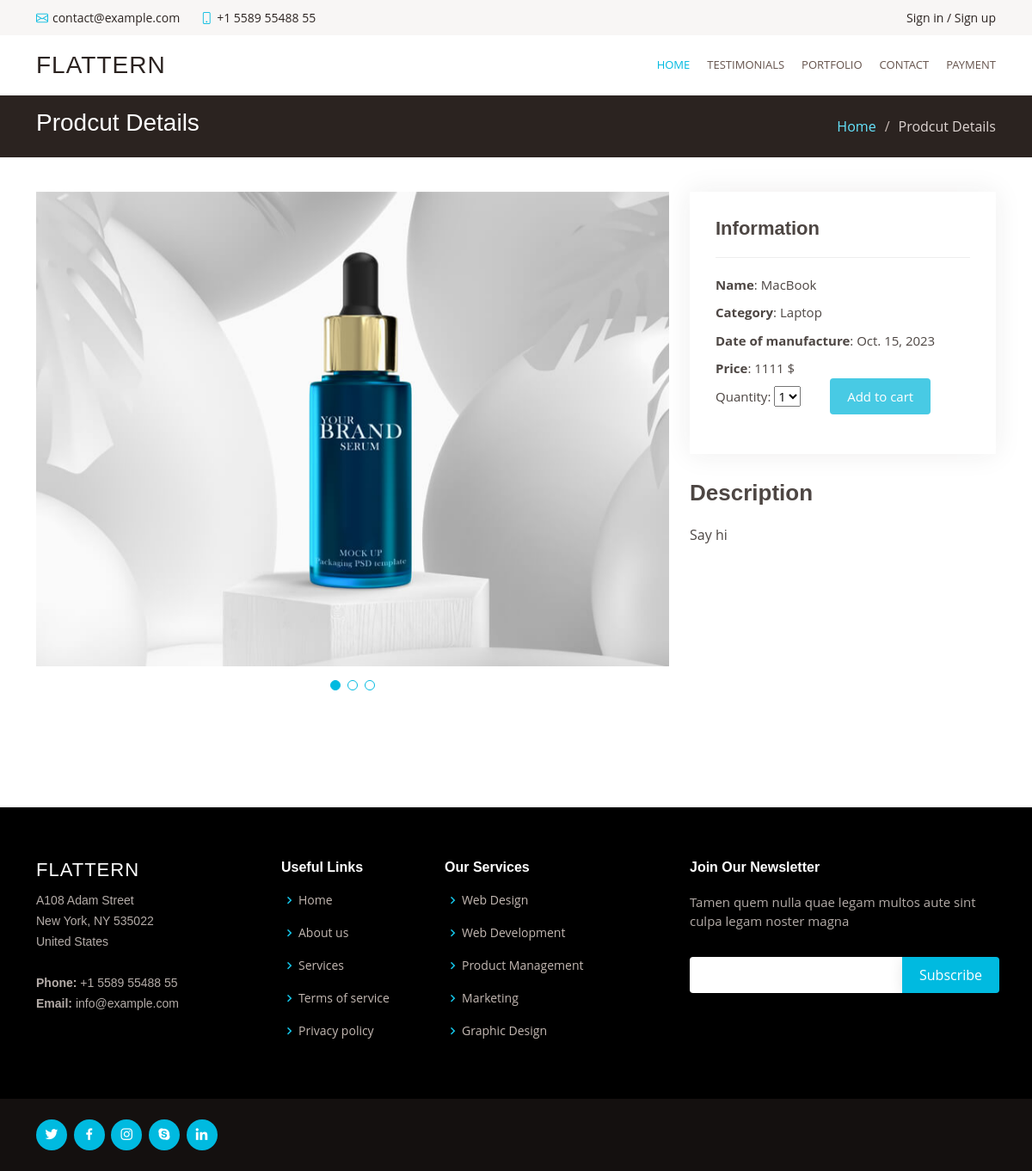
The page /5/detail on the database its author committed.
### application/models.py (models this page shows, shortened)
class ImageGallery(models.Model):
    product = models.ForeignKey(Product,default=None,on_delete=models.CASCADE)
    images = models.ImageField(upload_to='images/')

class Product(models.Model):
    product_name = models.CharField(max_length=100)
    category = models.CharField(max_length=100, default="")
    description = models.TextField(max_length=500,default="")
    price = models.IntegerField(default=0)
    date = models.DateField(max_length=300)
    image = models.ImageField(upload_to='images/')

### application/views.py (the view)
# urls.py: path('<id>/detail',views.detail,name="detail"),
def detail(request,id):
    product = get_object_or_404(Product,id=id)
    photos = ImageGallery.objects.filter(product = product)
    return render(request,"portfolio-details.html",{
        'product' : product,
        'photos' : photos
    })

### templates/portfolio-details.html (shortened to what this page needs)
{% extends 'base.html' %}
{% block content %}
<main id="main">
  <section id="breadcrumbs" class="breadcrumbs">
    <div class="container">
      <div class="d-flex justify-content-between align-items-center">
        <h2>Prodcut Details</h2>
        <ol>
          <li><a href="/">Home</a></li>
          <li>Prodcut Details</li>
        </ol>
      </div>
    </div>
  </section>
  <section id="portfolio-details" class="portfolio-details">
    <div class="container">
      <div class="row gy-4">
        <div class="col-lg-8">
          <div class="portfolio-details-slider swiper">
            <div class="swiper-wrapper align-items-center">
              {% for photo in photos %}
              <div class="swiper-slide">
                <img src="{{photo.images.url}}" alt="" />
              </div>
              {% endfor %}
            </div>
            <div class="swiper-pagination"></div>
          </div>
        </div>
        <div class="col-lg-4">
          <div class="portfolio-info">
            <h3>Information</h3>
            <ul>
              <li><strong>Name</strong>: {{product.product_name}}</li>
              <li><strong>Category</strong>: {{product.category}}</li>
              <li><strong>Date of manufacture</strong>: {{product.date}}</li>
              <li><strong>Price</strong>: {{product.price}} $</li>
              <form action="/addToCart" method="GET">
                <label for="quantity">Quantity: </label>
                <select id="quantity" name="quantity">
                  <option value="1">1</option>
                </select>
                <button type="submit" class="add-to-cart-button">
                    Add to cart
                </button>
              </form>
            </ul>
          </div>
          <div class="portfolio-description">
            <h2>Description</h2>
            <p>{{product.description}}</p>
          </div>
        </div>
      </div>
    </div>
  </section>
</main>
{% endblock content %}

### static/assets/css/style.css (style rules this page uses)
body { font-family: "Open Sans", sans-serif; color: #4d4643; }
a { color: #00bae0; text-decoration: none; }
h1, h2, h3, h4, h5, h6 { font-family: "Muli", sans-serif; }
section { padding: 60px 0; overflow: hidden; }
.breadcrumbs { padding: 15px 0; background: #2b2320; min-height: 40px; }
.breadcrumbs h2 { font-size: 28px; font-weight: 300; color: #fff; }
.breadcrumbs ol { display: flex; flex-wrap: wrap; list-style: none; padding: 0; margin: 0; color: #ded5d2; }
.breadcrumbs ol a { color: #66e5fe; }
.breadcrumbs ol li + li { padding-left: 10px; }
.breadcrumbs ol li + li::before { display: inline-block; padding-right: 10px; color: #c8bab5; content: "/"; }
.portfolio-details { padding-top: 40px; }
.portfolio-details .portfolio-details-slider img { width: 100%; }
.portfolio-details .portfolio-details-slider .swiper-pagination { margin-top: 20px; position: relative; }
.portfolio-details .portfolio-info { padding: 30px; box-shadow: 0px 0 30px rgba(43, 35, 32, 0.08); }
.portfolio-details .portfolio-info h3 { font-size: 22px; font-weight: 700; margin-bottom: 20px; padding-bottom: 20px; border-bottom: 1px solid #eee; }
.portfolio-details .portfolio-info ul { list-style: none; padding: 0; font-size: 15px; }
.portfolio-details .portfolio-info ul li + li { margin-top: 10px; }
.portfolio-details .portfolio-description { padding-top: 30px; }
.portfolio-details .portfolio-description h2 { font-size: 26px; font-weight: 700; margin-bottom: 20px; }
.portfolio-details .portfolio-description p { padding: 0; }

### templates/portfolio-details.html (style rules this page uses)
.add-to-cart-button { background-color: #48cae4; color: white; padding: 10px 20px; border: none; border-radius: 4px; margin-left: 30px; }

### rows shown on the page
ImageGallery: images (picture)
Product: product_name "MacBook", category "Laptop", date "Oct. 15, 2023", price "1111", description "Say hi"
